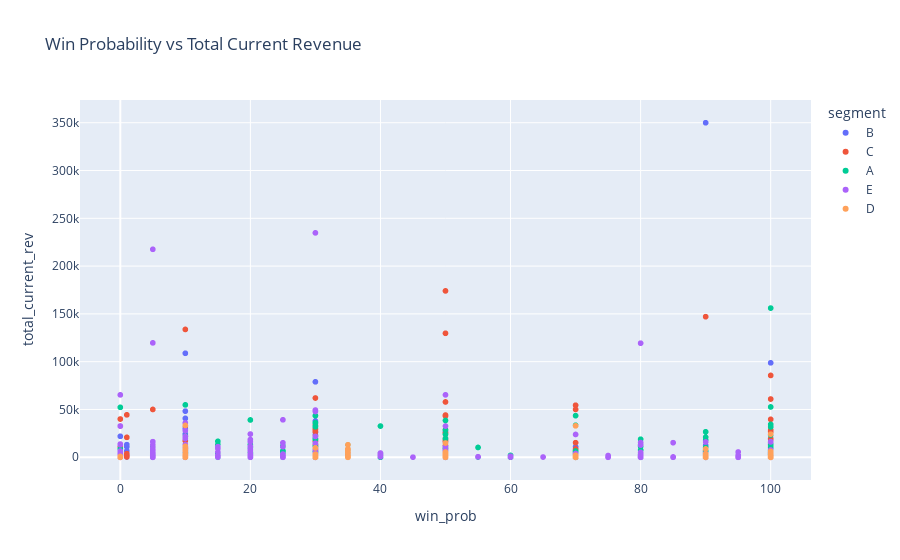

Notebook code for this chart:
### Markdown cell above
<a id="3.4"></a>
## <b>3.4<span style='color:#be6f37'> Scatter plot for win probability vs total current revenue</span></b>

### Code cell
# Win probability vs total current revenue
fig_pairwise = px.scatter(df_opp, x='win_prob', y='total_current_rev', color='segment', title='Win Probability vs Total Current Revenue')
fig_pairwise.show()

### Figure 1 — Plotly figure (JSON) as saved in the notebook; plotly's stock layout.template omitted (floating-point values rounded to 4 significant figures; data arrays with more than 128 entries replaced by an {"elided": "..."} marker saying what was removed)
{"data": [{"hovertemplate": "segment=B<br>win_prob=%{x}<br>total_current_rev=%{y}<extra></extra>", "legendgroup": "B", "marker": {"color": "#636efa", "symbol": "circle"}, "mode": "markers", "name": "B", "showlegend": true, "type": "scattergl", "x": {"elided": "489 int values"}, "xaxis": "x", "y": {"elided": "489 int values"}, "yaxis": "y"}, {"hovertemplate": "segment=C<br>win_prob=%{x}<br>total_current_rev=%{y}<extra></extra>", "legendgroup": "C", "marker": {"color": "#EF553B", "symbol": "circle"}, "mode": "markers", "name": "C", "showlegend": true, "type": "scattergl", "x": {"elided": "1073 int values"}, "xaxis": "x", "y": {"elided": "1073 int values"}, "yaxis": "y"}, {"hovertemplate": "segment=A<br>win_prob=%{x}<br>total_current_rev=%{y}<extra></extra>", "legendgroup": "A", "marker": {"color": "#00cc96", "symbol": "circle"}, "mode": "markers", "name": "A", "showlegend": true, "type": "scattergl", "x": {"elided": "826 int values"}, "xaxis": "x", "y": {"elided": "826 int values"}, "yaxis": "y"}, {"hovertemplate": "segment=E<br>win_prob=%{x}<br>total_current_rev=%{y}<extra></extra>", "legendgroup": "E", "marker": {"color": "#ab63fa", "symbol": "circle"}, "mode": "markers", "name": "E", "showlegend": true, "type": "scattergl", "x": {"elided": "553 int values"}, "xaxis": "x", "y": {"elided": "553 int values"}, "yaxis": "y"}, {"hovertemplate": "segment=D<br>win_prob=%{x}<br>total_current_rev=%{y}<extra></extra>", "legendgroup": "D", "marker": {"color": "#FFA15A", "symbol": "circle"}, "mode": "markers", "name": "D", "showlegend": true, "type": "scattergl", "x": {"elided": "301 int values"}, "xaxis": "x", "y": {"elided": "301 int values"}, "yaxis": "y"}], "layout": {"legend": {"title": {"text": "segment"}, "tracegroupgap": 0}, "title": {"text": "Win Probability vs Total Current Revenue"}, "xaxis": {"anchor": "y", "domain": [0, 1], "title": {"text": "win_prob"}}, "yaxis": {"anchor": "x", "domain": [0, 1], "title": {"text": "total_current_rev"}}}}
